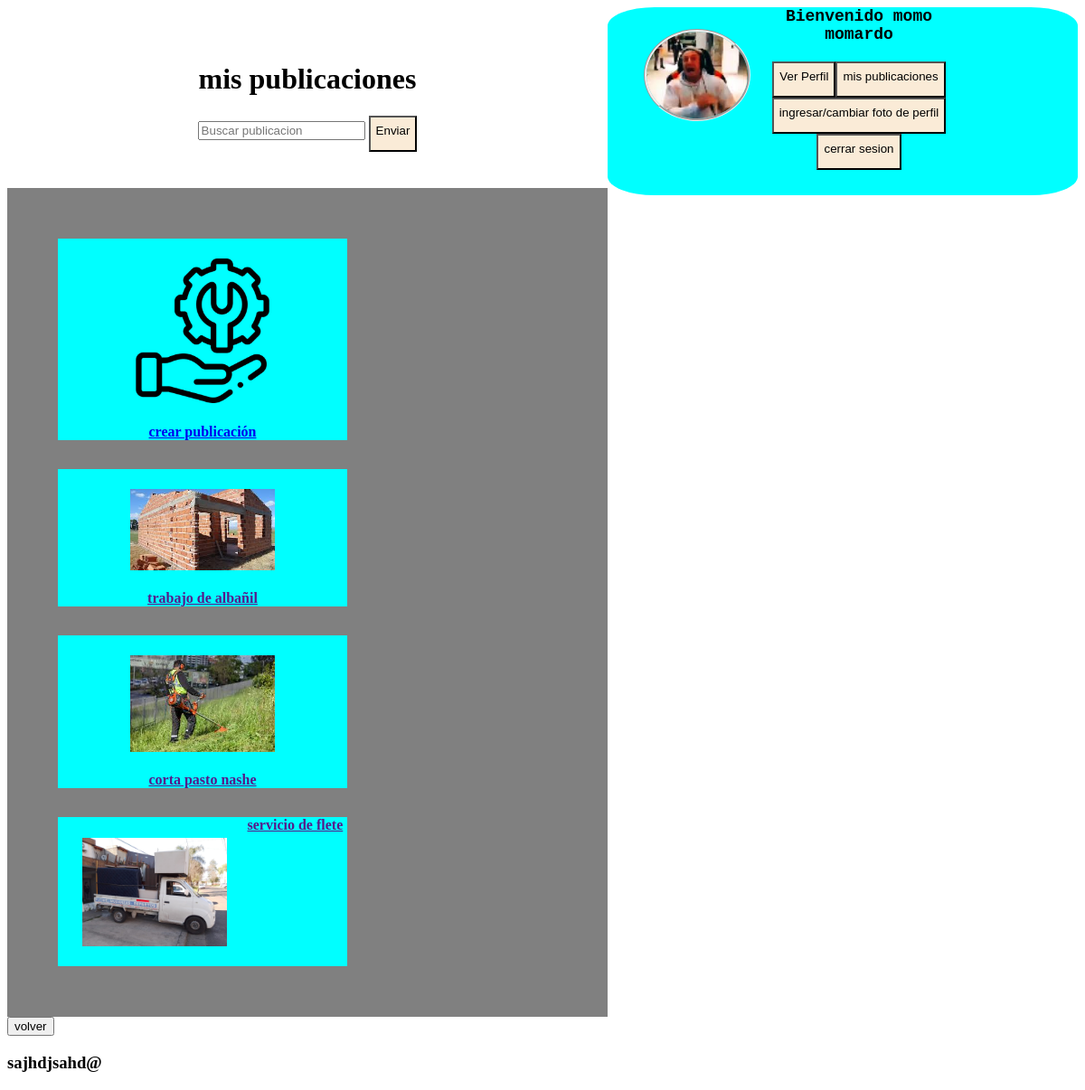
The app's page /publicaciones.php (signed in) with its own data.
### tables this page shows
CREATE TABLE `publicaciones` (
  `id_publicaciones` int(11) NOT NULL,
  `id_usuario` int(11) NOT NULL,
  `id_profesion` int(11) NOT NULL,
  `nombre_publicacion` varchar(100) NOT NULL,
  `descripcion` text NOT NULL,
  `fecha` varchar(255) NOT NULL,
  `foto_portada` varchar(255) NOT NULL
);

### publicaciones.php (the view, shortened to what this page needs)
<!DOCTYPE html>
<html>
<head>
    <link rel="stylesheet" type="text/css" href="estilo.css">
</head>
<body>
    <div class="grupo">
        <aside class="perfil" href="">
            <?php
            if(isset($_SESSION['contador'])){
                if (!empty($_SESSION['contador-fotoperfil']  && $_SESSION['info-foto-perfil']!='')){
                    echo "<img src='" . $_SESSION['info-foto-perfil'] . "' class='fotoperfil'>";
                } else {echo '<img src="imagenes/icono_usuario.png" class="fotoperfil">';}
                echo "<div class='nombre-botones-perfil'>";
                echo '<b>Bienvenido '. $_SESSION['nombre'] .' ' .$_SESSION['apellido'].'</b>';
                echo "<br></br>";
                echo "<input type='button' class='boton' value='Ver Perfil' onclick='location=\"perfil.php\"'>";
                echo "<input type='button' class='boton' value='mis publicaciones' onclick='location=\"publicaciones.php\"'>";
                echo "<input type='submit' class='boton' value='ingresar/cambiar foto de perfil' onclick=location=\"foto_perfil.php\">";
                echo "<input type='button' class='boton' value='cerrar sesion' onclick='location=\"cerrarlogin.php\"'>";
                echo "</div>";
            }
            ?>
        </aside>
    <header class="cabeceraindex">
        <h1>mis publicaciones</h1>
        <form>
            <input type="search" name="busq" class="caja" placeholder="Buscar publicacion">
            <input type="submit" value="Enviar" class="boton">
        </form>
    </header>
    <div class="seccion">
        <div class="publicaciones">
            <a href="crear_publicacion.php" class="link">
                <img src="imagenes/icono_trabajo.png" id="fotopubli">
                <b>crear publicación</b>
            </a>
            <?php
            include("conexion.php");
            $id=$_SESSION['id_usuario'];
            $consulta = "SELECT * FROM publicaciones WHERE id_usuario='$id' ";
            $resultado = mysqli_query($conexion, $consulta);
            $cantfilas= mysqli_num_rows($resultado);
            if($cantfilas>=1){
                $fila = mysqli_fetch_assoc($resultado);
                echo "<a href='' class='link'>
                    <img src='". $fila['foto_portada'] ."' id='fotopubli' c>
                    <b> ". $fila['nombre_publicacion'] ." </b>
                </a>";
               while($fila = mysqli_fetch_assoc($resultado)){
                    echo "<a href='' class='link'>
                    <img src='".$fila['foto_portada']."' id='fotopubli' >
                    <b> ". $fila['nombre_publicacion'] ." </b>
                    </a>";
               }
            } else {echo "no hay publicaciones";}
            ?>
        </div>
    </div>
    <input type="button" value="volver" onclick="location='index.php'">
    <footer>
        <h3> sajhdjsahd@</h3>
    </footer>
</body>
</html>

### estilo.css (style rules this page uses)
.grupo { width: auto; height: 50%; }
.seccion { display: flex; background-color: gray; padding: 5vh; flex-direction: row; flex-wrap: wrap; }
.perfil { float: right; clear: both; width: 60vh; height: 26vh; background-color: aqua; padding-right: 5vh; border-radius: 10%; display: flex; flex-wrap: wrap; }
.fotoperfil { width: auto; height: 12vh; border-style: groove; border-radius: 100%; margin-left: 5vh; margin-top: 3vh; }
.nombre-botones-perfil { font-family: 'Courier New', Courier, monospace; font-size: large; height: 12vh; width: 30vh; float: right; text-align: center; }
#fotopubli { width: 20vh; height: auto; margin:7%; }
.cabeceraindex { display: flex; text-align: center; flex-direction: column; align-items: center; padding: 5vh; }
.link { display: flex; flex-wrap: wrap; justify-content: center; background-color: aqua; margin: 2vh; width: 40vh; height: auto; }
.boton { height: 5vh; width: auto; padding-bottom: 1vh; font-family: 'Gill Sans', 'Gill Sans MT', Calibri, 'Trebuchet MS', sans-serif; background-color: antiquewhite; border-style: groove, black; }
.publicaciones { display: flex; flex-wrap: wrap; }

### records on screen
publicaciones: foto_portada (picture), nombre_publicacion "trabajo de albañil"
publicaciones: foto_portada (picture), nombre_publicacion "corta pasto nashe"
publicaciones: foto_portada (picture), nombre_publicacion "servicio de flete"

### other values on screen
$_SESSION['nombre'] "momo"
$_SESSION['apellido'] "momardo"
